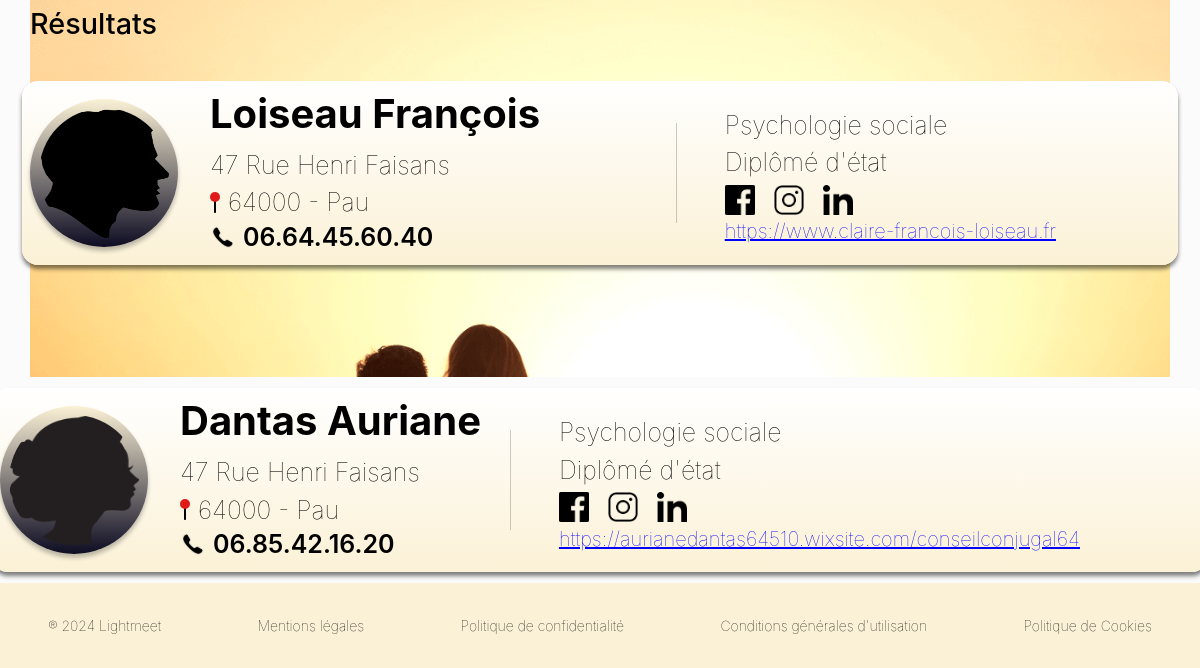
Before: /recherche/sites_des_thérapeutes/ (lower part) with the older database file.
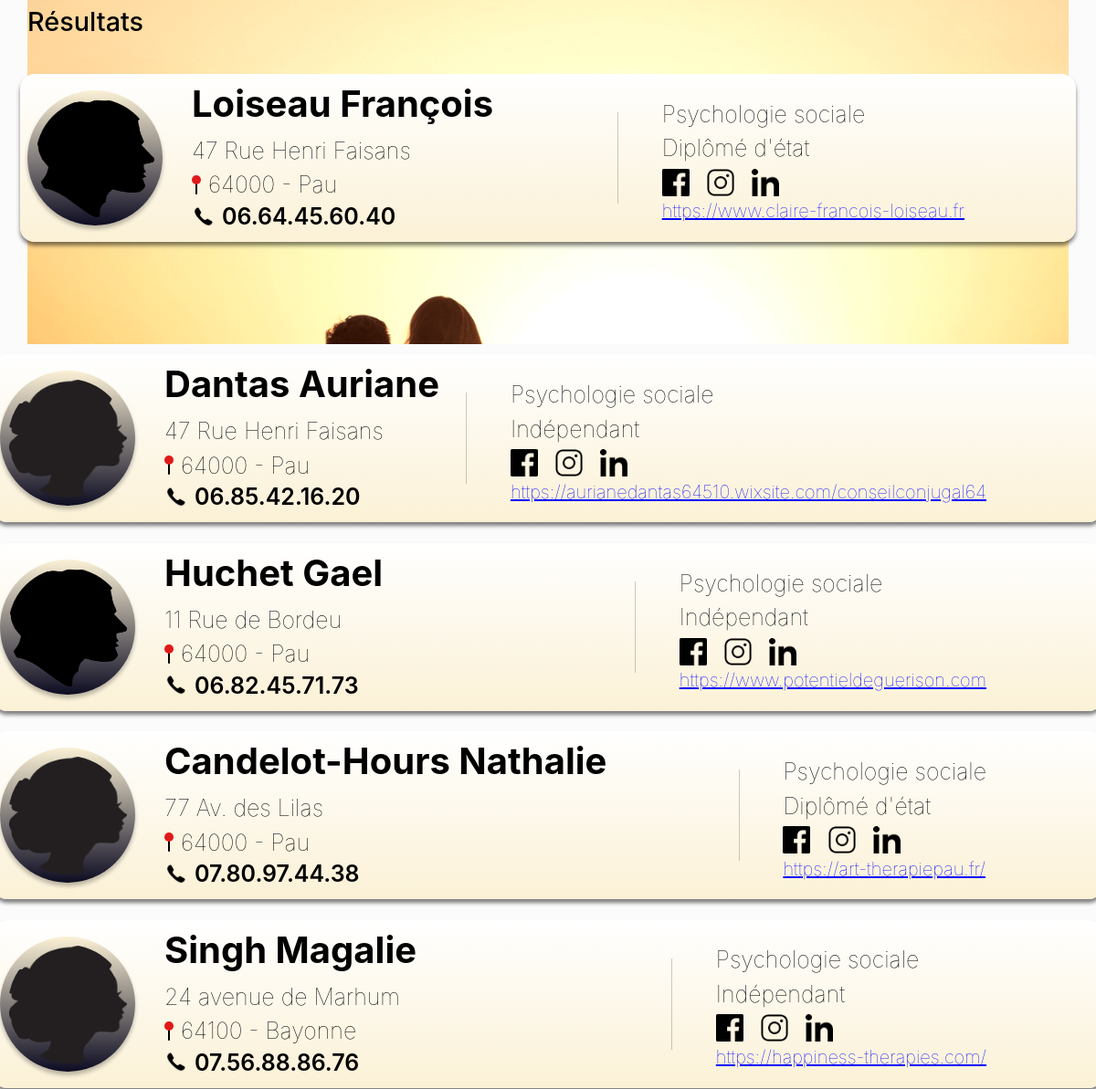
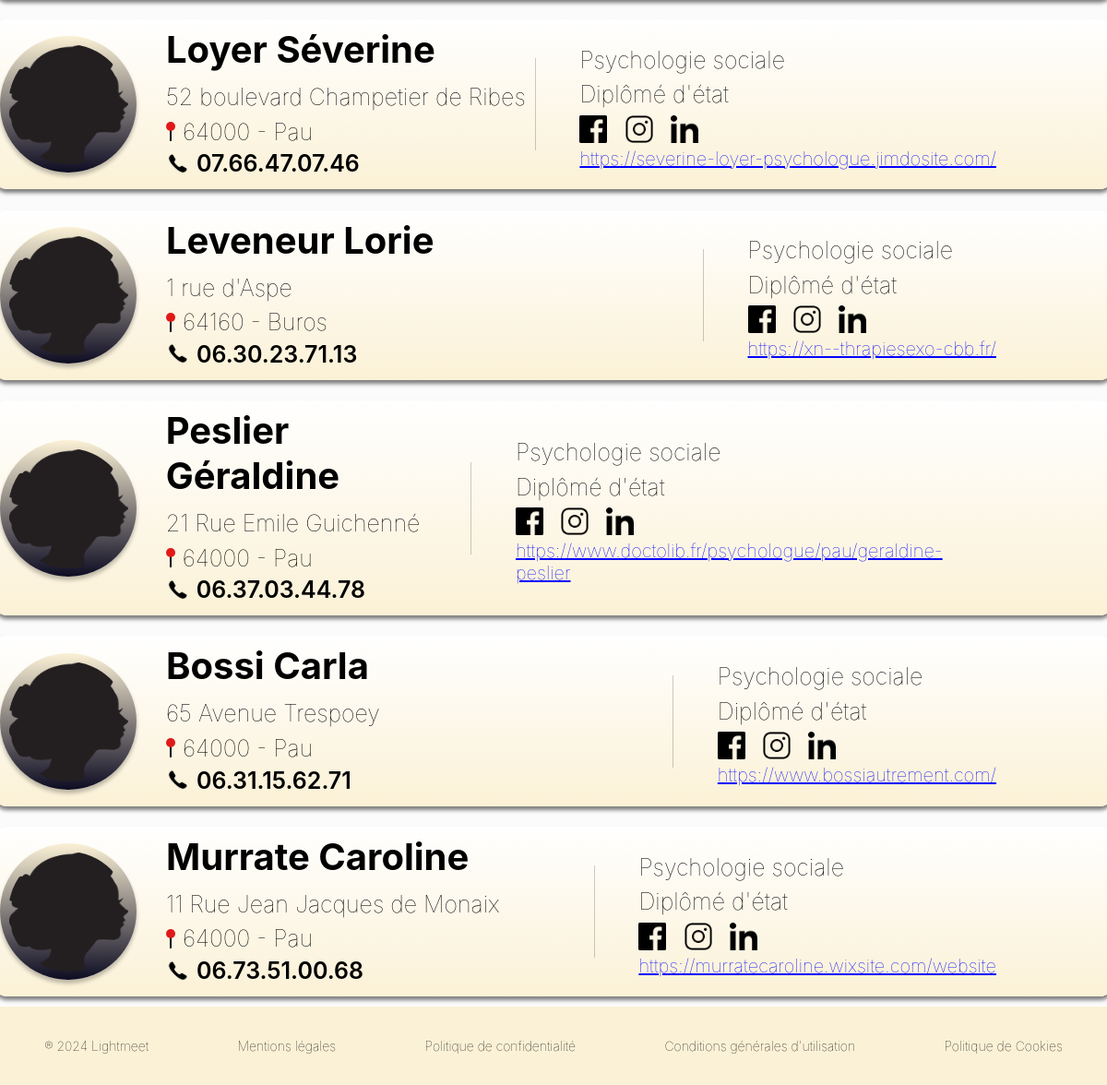
After: the same page with the newer database file (2 pictures, top to bottom).
### psy/models.py (models this page shows, shortened)
class PsyMeet(models.Model):
    DEPARTEMENT_CHOICES = (
        ("01", "01 - Ain"),
        ("02", "02 - Aisne"),
        ("03", "03 - Allier"),
        ("04", "04 - Alpes-de-Haute-Provence"),
        ("05", "05 - Hautes-Alpes"),
        ("06", "06 - Alpes-Maritimes"),
        ("07", "07 - Ardèche"),
        ("08", "08 - Ardennes"),
        ("09", "09 - Ariège"),
        ("10", "10 - Aube"),
        ("11", "11 - Aude"),
        ("12", "12 - Aveyron"),
        ("13", "13 - Bouches-du-Rhône"),
        ("14", "14 - Calvados"),
        ("15", "15 - Cantal"),
        ("16", "16 - Charente"),
        ("17", "17 - Charente-Maritime"),
        ("18", "18 - Cher"),
        ("19", "19 - Corrèze"),
        ("21", "21 - Côte-d'Or"),
        ("22", "22 - Côtes-d'Armor"),
        ("23", "23 - Creuse"),
        ("24", "24 - Dordogne"),
        ("25", "25 - Doubs"),
        ("26", "26 - Drôme"),
        ("27", "27 - Eure"),
        ("28", "28 - Eure-et-Loir"),
        ("29", "29 - Finistère"),
        ("2A", "2A - Corse-du-Sud"),
        ("2B", "2B - Haute-Corse"),
        ("30", "30 - Gard"),
        ("31", "31 - Haute-Garonne"),
        ("32", "32 - Gers"),
        ("33", "33 - Gironde"),
        ("34", "34 - Hérault"),
        ("35", "35 - Ille-et-Vilaine"),
        ("36", "36 - Indre"),
        ("37", "37 - Indre-et-Loire"),
        ("38", "38 - Isère"),
        ("39", "39 - Jura"),
        ("40", "40 - Landes"),
        ("41", "41 - Loir-et-Cher"),
        ("42", "42 - Loire"),
        ("43", "43 - Haute-Loire"),
        ("44", "44 - Loire-Atlantique"),
        ("45", "45 - Loiret"),
        ("46", "46 - Lot"),
        ("47", "47 - Lot-et-Garonne"),
        ("48", "48 - Lozère"),
        ("49", "49 - Maine-et-Loire"),
        ("50", "50 - Manche"),
        ("51", "51 - Marne"),
        ("52", "52 - Haute-Marne"),
        ("53", "53 - Mayenne"),
        ("54", "54 - Meurthe-et-Moselle"),
        ("55", "55 - Meuse"),
        ("56", "56 - Morbihan"),
        ("57", "57 - Moselle"),
        ("58", "58 - Nièvre"),
        ("59", "59 - Nord"),
        ("60", "60 - Oise"),
        ("61", "61 - Orne"),
        ("62", "62 - Pas-de-Calais"),
        ("63", "63 - Puy-de-Dôme"),
        ("64", "64 - Pyrénées-Atlantiques"),
        ("65", "65 - Hautes-Pyrénées"),
        ("66", "66 - Pyrénées-Orientales"),
        ("67", "67 - Bas-Rhin"),
        ("68", "68 - Haut-Rhin"),
        ("69", "69 - Rhône"),
        ("70", "70 - Haute-Saône"),
        ("71", "71 - Saône-et-Loire"),
        ("72", "72 - Sarthe"),
        ("73", "73 - Savoie"),
        ("74", "74 - Haute-Savoie"),
        ("75", "75 - Paris"),
        ("76", "76 - Seine-Maritime"),
        ("77", "77 - Seine-et-Marne"),
        ("78", "78 - Yvelines"),
        ("79", "79 - Deux-Sèvres"),
        ("80", "80 - Somme"),
        ("81", "81 - Tarn"),
        ("82", "82 - Tarn-et-Garonne"),
        ("83", "83 - Var"),
        ("84", "84 - Vaucluse"),
        ("85", "85 - Vendée"),
        ("86", "86 - Vienne"),
        ("87", "87 - Haute-Vienne"),
        ("88", "88 - Vosges"),
        ("89", "89 - Yonne"),
        ("90", "90 - Territoire de Belfort"),
        ("91", "91 - Essonne"),
        ("92", "92 - Hauts-de-Seine"),
        ("93", "93 - Seine-Saint-Denis"),
        ("94", "94 - Val-de-Marne"),
        ("95", "95 - Val-d'Oise"),
        ("971", "971 - Guadeloupe"),
        ("972", "972 - Martinique"),
        ("973", "973 - Guyane"),
        ("974", "974 - La Réunion"),
        ("976", "976 - Mayotte")
    )
    departement = models.CharField(max_length=100, choices=DEPARTEMENT_CHOICES)
    DIPLOME_CHOICES = (
        ("Diplômé d'état", "Diplômé d'état"),         # Diplômé d'État
        ("Indépendant", "Indépendant"),  # Diplômé indépendant
    )
    diplome = models.CharField(max_length=20, choices=DIPLOME_CHOICES)
    document_diplome = models.FileField(upload_to='PsyMeetDiplome/', blank=True, null=True)
    SPECIALITE_CHOICES = (
        ("Psychologie clinique", "Psychologie clinique"),
        ("Psychologie du travail", "Psychologie du travail"),
        ("Psychologie sociale", "Psychologie sociale"),
    )
    specialite = models.CharField(max_length=100, choices=SPECIALITE_CHOICES)
    photo = models.FileField(upload_to='PsyMeetPhoto/', blank=True, null=True)
    nom = models.CharField(max_length=100)
    prenom = models.CharField(max_length=100)
    adresse = models.CharField(max_length=255)
    code_postal = models.CharField(max_length=5)
    ville = models.CharField(max_length=100)
    GENRE_CHOICES = (
        ("Homme", "Homme"),   # Genre masculin
        ("Femme", "Femme"),   # Genre féminin
    )
    genre = models.CharField(max_length=10, choices=GENRE_CHOICES)
    site_web = models.URLField(blank=True)
    telephone = models.CharField(max_length=20)
    instagram = models.URLField(blank=True)
    facebook = models.URLField(blank=True)
    linkedin = models.URLField(blank=True)
    profil_verifie = models.BooleanField(default=False)
    class Meta:
        verbose_name = "Notre thérapeute professionnel"
        verbose_name_plural = "Nos thérapeutes professionnels"

### psy/templates/psy/recherche_therapeute.html (shortened to what this page needs)
{% extends 'partner_meet/base_Partner_meet.html' %}
{% load static %}
{% block css %}
<link rel="stylesheet" href="{% static 'partner_meet/css/SearchPage.css' %}">
{{ block.super }}
<link rel="stylesheet" href="{% static 'css/therapeute.css' %}">
{{ block.super }}
<link rel="stylesheet" href="{% static 'partner_meet/css/style_base.css' %}">
{% endblock %}
{% block section %}
<div class="containerResultats">
    <p class="ResPsy" id="resultats"> Résultats</p>
    {% for psy in psymeet %}
    <div class="cardApp" action="get">
        <div class="CardPsyPosition">
            <div class="PosImgInfoPsy">
                <img class="SizeImgCard img " src="{{ psy.photo.url }}">
                <div>
                    <h3 class="PsyName"> {{ psy.nom }} {{psy.prenom}}</h3>
                    <p class="PsyAdress"> {{psy.adresse}} </p>
                    <div class="posTelPostal">
                        <p class="PsyPostal"> {{psy.code_postal}} - {{psy.ville}}</p>
                    </div>
                    <div class="posTelPostal">
                        <p class=" PsyTel"> {{ psy.telephone }}</p>
                    </div>
                </div>
            </div>
            <div class="posSeparation">
                <div>
                    <p class="Specialite">{{psy.specialite}}</p>
                    <p class="diplome">{{psy.diplome}}</p>
                    <div class="PosRS">
                      <img class="LogoRs" src="../../static/Logos/facebookLogo.png" alt="">
                    <img class="LogoRs" src="../../static/Logos/InstagramLogo.png" alt="">
                    <img class="LogoRs" src="../../static/Logos/LinkedinLogo.png" alt="">
                    </div>
                    <a class="sitePsy" href="{{psy.site_web}}">{{psy.site_web}}</a>
                </div>
            </div>
        </div>
    </div>
</div>
{% empty %}
<div class="empty-message" id="resultats">
    <p>Ces thérapeutes sont actuellement sélectionnés par <i>Lightmeet</i></p>
    <p style="text-align:center;"><strong style="font-size:30px;">BIENTÔT disponible</strong></p>
</div>
{% endfor %}
{% endblock %}

### partner_meet/templates/partner_meet/base_Partner_meet.html (shortened to what this page needs)
{% load static %}
{% load i18n %}
<!DOCTYPE html>
<html lang="fr">
<head>
    {% block css %}
    <link rel="stylesheet" href="{% static 'partner_meet/css/style_base.css' %}">
    {% endblock %}
</head>
<body class="container">
    {% block section %}
    {% endblock %}
    {% block footer %}
    <footer>
        <div class="footerPc">
            <ul class="ListFooter">
                <a class="linkFooter" href="{% url 'Home' %}">
                    <li>® 2024 Lightmeet</li>
                </a>
                <a class="linkFooter" href="{% url 'legal_mentions_legales' %}">
                    <li>Mentions légales</li>
                </a>
                <a class="linkFooter" href="{% url 'legal_PDC' %}">
                    <li>Politique de confidentialité</li>
                </a>
                <a class="linkFooter" href="{% url 'legal_CGU' %}">
                    <li>Conditions générales d'utilisation</li>
                </a>
                <a class="linkFooter" href="{% url 'legal_PC' %}">
                    <li>Politique de Cookies</li>
                </a>
            </ul>
        </div>
    </footer>
    {% endblock %}
</body>
</html>

### partner_meet/static/partner_meet/css/SearchPage.css (style rules this page uses)
a { color: #000000; }
.cardApp { margin-top: 0.7em; margin-bottom: 0.7em; align-items: center; padding: 0.5em; display: flex; width: 100%; flex-direction: row; background: linear-gradient(#FFFFFF, #FBF1D6); border-radius: 1em; gap: 0.3em; justify-content: space-between; box-shadow: 0px 4px 4px 0px #00000080; }
.containerResultats { width: 97%; position: relative; background: url(../Logos/Background.png); background-size: cover; display: flex; justify-content: flex-start; flex-direction: column; align-items: center; min-height: 50vh; }
a { color: black; }
.SizeImgCard { width: 120px; height: 100%; border-radius: 30px; box-shadow: 0px 4px 4px 0px #00000040; }
@media (max-width: 1200px) { .containerResultats { width: 95%; } }

### partner_meet/static/partner_meet/css/style_base.css (style rules this page uses)
.container { position: relative; display: flex; justify-content: center; flex-direction: column; align-items: center; }
body { background-color: #FBFBFB; font-family: '-apple-system', 'BlinkMacSystemFont', 'Segoe UI', Roboto, Oxygen, Ubuntu, Cantarell, 'Open Sans', 'Helvetica Neue', sans-serif; font-weight: 100; transition: all 2s ease; background-repeat: no-repeat; background-size: cover; margin: 0; }
footer { display: flex; flex-direction: column; justify-content: space-evenly; width: 100%; height: 100%; padding: 20px 0px 20px 0px; z-index: 800; font-size: 14px; background-color: #FBF1D6; font-weight: 100; transition: all 2s ease; }
.ListFooter { display: flex; justify-content: space-around; list-style: none; padding: 0; }
.linkFooter { text-decoration: none; color: black; font-family:'-apple-system', 'BlinkMacSystemFont', 'Segoe UI', Roboto, Oxygen, Ubuntu, Cantarell, 'Open Sans', 'Helvetica Neue', sans-serif; }

### psy/static/css/therapeute.css (style rules this page uses)
.ResPsy { text-align: left; font-size: 1.8em; font-weight: 500; margin: 1em 0em 1em 0em; width: 100%; }
.CardPsyPosition { display: flex; width: 80%; align-items: center; justify-content: space-between; }
.PosImgInfoPsy { margin: 0; display: flex; align-items: center; gap: 2em; }
.PsyName { margin: 0em 0em 0.3em 0em; font-size: 40px; }
.PsyAdress { margin: 0.3em 0em 0.3em 0em; font-size: 25px; }
.Specialite { margin: 0.3em 0em 0.3em 0em; font-size: 25px; }
.diplome { margin: 0.3em 0em 0.3em 0em; font-size: 25px; }
.PsyPostal { margin: 0; font-size: 25px; }
.PsyTel { margin: 0; font-size: 25px; font-weight: 600; }
.SizeImgCard { width: 130px; height: 130px; border-radius: 100px; position: relative; padding: 09px; background: linear-gradient(180deg, #FBF1D6 0%, #0D0C22 100%); z-index: 1; }
.posTelPostal { display: flex; align-items: center; gap: 0.5em; margin: 0.3em 0em 0.3em 0em; }
.PosRS { margin: 0.3em 0em 0.3em 0em; display: flex; gap: 1.2em; }
.sitePsy { color: blue; font-size: 20px; }
.posSeparation { display: flex; flex-direction: row; gap: 4em; align-items: center; }
.LogoRs { width: 30px; height: 30px; }
@media (max-width:1300px) { .CardPsyPosition { width: 90%; } }
@media (max-width:1300px) { .posSeparation { gap: 3em; } }

Changed rows visible on the page:
changed PsyMeet "Dantas": diplome "Diplômé d'état" → "Indépendant"
added PsyMeet: photo (picture), nom "Huchet", prenom "Gael", adresse "11 Rue de Bordeu", code_postal "64000", ville "Pau", telephone "06.82.45.71.73", specialite "Psychologie sociale", diplome "Indépendant", site_web "https://www.potentieldeguerison.com"
added PsyMeet: photo (picture), nom "Candelot-Hours", prenom "Nathalie", adresse "77 Av. des Lilas", code_postal "64000", ville "Pau", telephone "07.80.97.44.38", specialite "Psychologie sociale", diplome "Diplômé d'état", site_web "https://art-therapiepau.fr/"
added PsyMeet: photo (picture), nom "Singh", prenom "Magalie", adresse "24 avenue de Marhum", code_postal "64100", ville "Bayonne", telephone "07.56.88.86.76", specialite "Psychologie sociale", diplome "Indépendant", site_web "https://happiness-therapies.com/"
added PsyMeet: photo (picture), nom "Loyer", prenom "Séverine", adresse "52 boulevard Champetier de Ribes", code_postal "64000", ville "Pau", telephone "07.66.47.07.46", specialite "Psychologie sociale", diplome "Diplômé d'état", site_web "https://severine-loyer-psychologue.jimdosite.com/"
added PsyMeet: photo (picture), nom "Leveneur", prenom "Lorie", adresse "1 rue d'Aspe", code_postal "64160", ville "Buros", telephone "06.30.23.71.13", specialite "Psychologie sociale", diplome "Diplômé d'état", site_web "https://xn--thrapiesexo-cbb.fr/"
added PsyMeet: photo (picture), nom "Peslier", prenom "Géraldine", adresse "21 Rue Emile Guichenné", code_postal "64000", ville "Pau", telephone "06.37.03.44.78", specialite "Psychologie sociale", diplome "Diplômé d'état", site_web "https://www.doctolib.fr/psychologue/pau/geraldine-peslier"
added PsyMeet: photo (picture), nom "Bossi", prenom "Carla", adresse "65 Avenue Trespoey", code_postal "64000", ville "Pau", telephone "06.31.15.62.71", specialite "Psychologie sociale", diplome "Diplômé d'état", site_web "https://www.bossiautrement.com/"
added PsyMeet: photo (picture), nom "Murrate", prenom "Caroline", adresse "11 Rue Jean Jacques de Monaix", code_postal "64000", ville "Pau", telephone "06.73.51.00.68", specialite "Psychologie sociale", diplome "Diplômé d'état", site_web "https://murratecaroline.wixsite.com/website"
